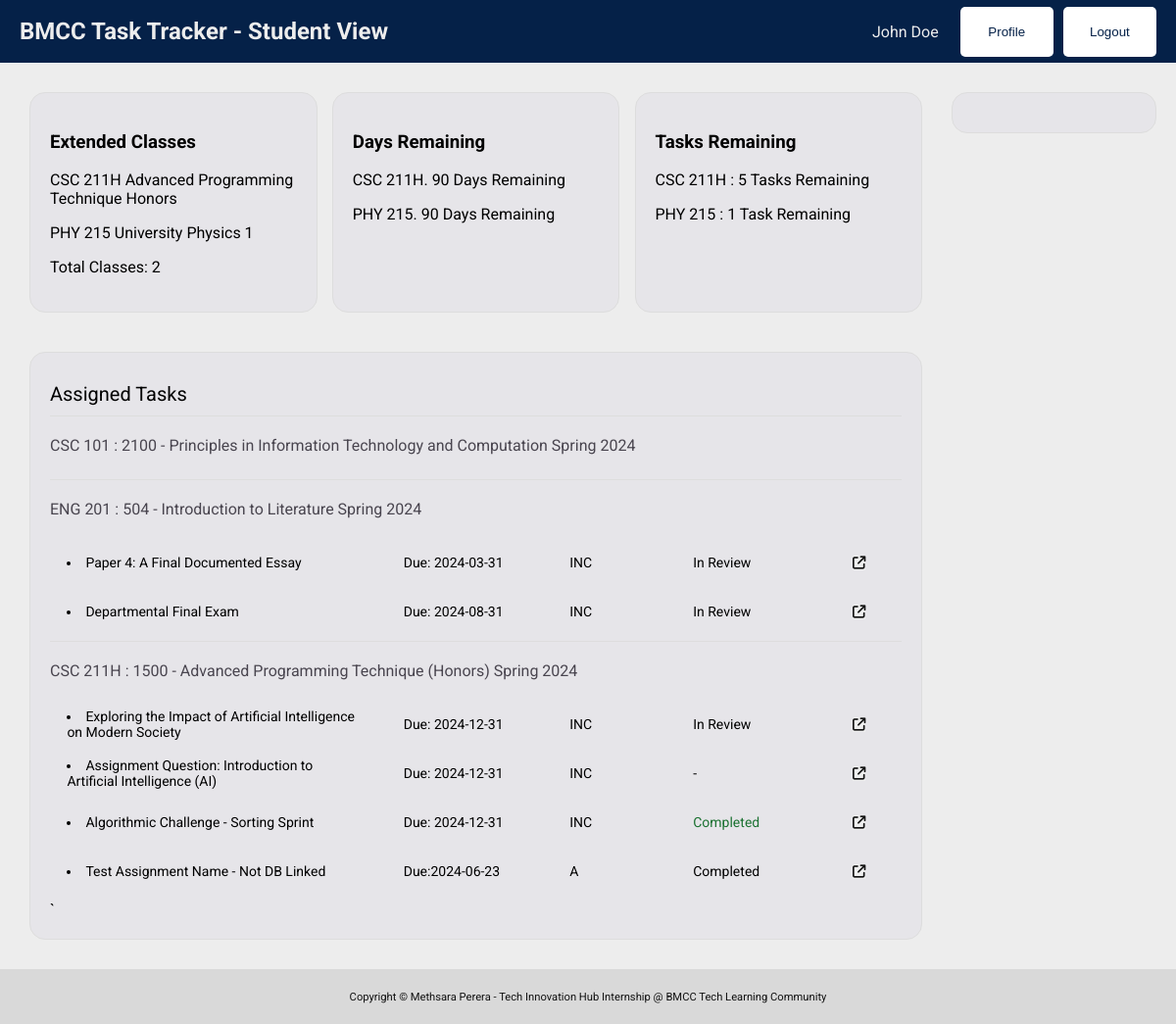
Screenshot of /portal/student/dashboard-old.php (signed in) with the database file from the repository.
### tables this page shows
CREATE TABLE `student` (
  `cunyid` int(8) NOT NULL,
  `fname` varchar(46) NOT NULL,
  `lname` varchar(46) NOT NULL,
  `email` varchar(62) NOT NULL,
  `password` varchar(100) NOT NULL
);

CREATE TABLE `class` (
  `classid` int(10) NOT NULL,
  `subject` varchar(5) NOT NULL,
  `unit` varchar(10) NOT NULL,
  `section` int(5) NOT NULL,
  `classname` varchar(256) NOT NULL,
  `semester_term` varchar(10) NOT NULL,
  `semester_year` year(4) NOT NULL
);

CREATE TABLE `student_assignment` (
  `student_id` int(81) NOT NULL,
  `assignment_id` int(255) NOT NULL,
  `last_day` date NOT NULL,
  `grade` varchar(5) NOT NULL DEFAULT '-',
  `status` varchar(16) NOT NULL DEFAULT 'enabled'
);

CREATE TABLE `assignment` (
  `assignment_id` int(255) NOT NULL,
  `assignment_name` varchar(256) NOT NULL,
  `instructor_id` int(8) NOT NULL,
  `content` mediumtext DEFAULT NULL
);

### portal/student/dashboard-old.php (the view, shortened to what this page needs)
<?php
require_once "../../config.php";
$uid = $_SESSION['uid'];
$q1 = mysqli_query($conn,"SELECT fname, lname FROM student WHERE cunyid='$uid';");
if(mysqli_num_rows($q1) > 0){
    $newq1 = mysqli_fetch_assoc($q1);
    $fname = $newq1['fname'];
    $lname = $newq1['lname'];
}
?>
<!DOCTYPE html>
<html lang="en">
<head>
<link rel="stylesheet" href="../styles.css">
</head>
<body>
<div class="navbar">
    <h2 class="navbar-title">BMCC Task Tracker - Student View</h2>
    <div class="navbar-buttons">
        <p><?php echo $fname," ",$lname,'&nbsp&nbsp&nbsp'?></p>
        <button class="navbar-button" onclick=window.location.href="profile.php">Profile</button>
        <button class="navbar-button" onclick=window.location.href="../../php/logout.php">Logout</button>
    </div>
</div>
<div class="container">
    <div class="left-panel">
        <div class="dashboard">
            <div class="card">
                <h3>Extended Classes</h3>
                <p>CSC 211H Advanced Programming Technique Honors</p>
                <p>PHY 215 University Physics 1</p>
                <p class="card-bottom-text">Total Classes: 2</p>
            </div>
            <div class="card">
                <h3>Days Remaining</h3>
                <p>CSC 211H. 90 Days Remaining</p>
                <p>PHY 215. 90 Days Remaining</p>
            </div>
            <div class="card">
                <h3>Tasks Remaining</h3>
                <p>CSC 211H : 5 Tasks Remaining</p>
                <p>PHY 215 : 1 Task Remaining</p>
            </div>
        </div>
        <div class="task-container">
            <div class="task-heading">Assigned Tasks</div>
            <?php
            $q2 = mysqli_query($conn,"SELECT classid, grade, last_day from student_class WHERE student_id='$uid';");
            if(mysqli_num_rows($q2) > 0){
                while($newq2 = $q2->fetch_assoc()) {
                    $classid = $newq2['classid'];
                    $q3 = mysqli_query($conn,"SELECT subject, unit, section, classname, semester_term, semester_year FROM class WHERE classid='$classid';");
                    if(mysqli_num_rows($q3)>0){
                        while($newq3 = $q3->fetch_assoc()){
                            $subject = $newq3['subject'];
                            $unit = $newq3['unit'];
                            $section = $newq3['section'];
                            $classname = $newq3['classname'];
                            $semester_term = $newq3['semester_term'];
                            $semester_year = $newq3['semester_year'];
                            echo '<div class="task-divider"></div>
                            <div class="task-subheading">
                                <div>'. $subject ." ". $unit ." : ". $section ." - ". $classname ." ". $semester_term ." ". $semester_year . '</div>
                            </div>';
                            $q4 = mysqli_query($conn,"SELECT assignment_id FROM class_assignment WHERE classid='$classid';");
                            if(mysqli_num_rows($q4)>0){
                                while($newq4 = $q4->fetch_assoc()){
                                    $assignment_id = $newq4['assignment_id'];
                                    $q5 = mysqli_query($conn,"SELECT assignment_id, last_day, grade, status FROM student_assignment WHERE assignment_id='$assignment_id' AND student_id='$uid';");
                                    if(mysqli_num_rows($q5)>0){
                                        while($newq5 = $q5->fetch_assoc()){
                                            $assignment_id_student = $newq5['assignment_id'];
                                            $assignment_last_day = $newq5['last_day'];
                                            $assignment_grade = $newq5['grade'];
                                            $assignment_status = $newq5['status'];
                                            $q6 = mysqli_query($conn,"SELECT assignment_name FROM assignment WHERE assignment_id='$assignment_id_student';");
                                            if(mysqli_num_rows($q6)>0){
                                                $newq6 = mysqli_fetch_assoc($q6);
                                                $assignment_name = $newq6['assignment_name'];
                                                echo '<div class="task-line">
                                                    <div class="div1"><li>'.$assignment_name.'</li></div>
                                                    <div class="div2">Due: '.$assignment_last_day.'</div>
                                                    <div class="div3">'.$assignment_grade.'</div>
                                                    <div class="div3 status '.$assignment_status.'">'.$assignment_status.'</div>
                                                    <div class="div4">
                                                        <button class="task-btn" onclick="window.location.href=\'view-assignment.php?class='.$classid.'&assignment='.$assignment_id_student.'\'">
                                                            <i class="fa-solid fa-arrow-up-right-from-square"></i>
                                                        </button>
                                                    </div>
                                                </div>';
                                            }
                                        }
                                    }
                                }
                            }
                        }
                    }
                }
            }
            ?>
            <div class="task-line">
                <div class="div1"><li>Test Assignment Name - Not DB Linked</li></div>
                <div class="div2">Due:2024-06-23</div>
                <div class="div3">A</div>
                <div class="div3">Completed</div>
                <div class="div4">
                    <button class="task-btn" onclick="window.location.href='view-assignment.php'">
                        <i class="fa-solid fa-arrow-up-right-from-square"></i>
                    </button>
                </div>
            </div>`
        </div>
    </div>
    <div class="right-panel-cal">
        <div class="menu">
        </div>
    </div>
    </div>
<div class="footer">
    <p class="footer-content">Copyright © Methsara Perera - Tech Innovation Hub Internship @ BMCC Tech Learning Community </p>
</div>
</body>
</html>

### portal/styles.css (style rules this page uses)
:root { --blue: #052148; --white-color: #ededed; --black-color: #131313; --button-color:#ffffff; --dashboard-purple:rgba(103, 80, 164, 0.05); --yellow-color:#ffa000; --dashboard-border-color: #ddd; --text-color-h2:#49454f; }
body, html { margin: 0; padding: 0; height: 100%; font-family: 'Roboto', 'sans-serif'; background: #fff; }
.navbar { width: 100%; background-color: var(--blue); color: var(--white-color); padding: 10px 20px; display: flex; align-items: center; justify-content: space-between; box-sizing: border-box; overflow-x: auto; height: 8%; overflow: hidden; }
.navbar-title { margin: 0; }
.navbar-buttons { display: flex; gap: 10px; max-width: 25%; flex: 1; }
.navbar-button { flex: 1; padding: 8px 15px; background-color: var(--button-color); border: none; color: var(--blue); border-radius: 5px; cursor: pointer; }
.container { display: flex; height: auto; }
.left-panel { width: 80%; background-color: var(--white-color); padding: 30px; }
.dashboard { display: flex; justify-content: space-between; }
.card { width: calc(33.33% - 10px); background-color: var(--dashboard-purple); border: 1px solid var(--dashboard-border-color); border-radius: 16px; padding: 20px; box-sizing: border-box; margin-bottom: 20px; position: relative; min-height: 200px; }
.task-container { margin-top: 20px; background-color: var(--dashboard-purple); border: 1px solid var(--dashboard-border-color); border-radius: 16px; padding: 20px; box-sizing: border-box; }
.task-heading { font-size: 20px; margin-bottom: 10px; margin-top: 10px; }
.task-divider { border-top: 1px solid var(--dashboard-border-color); margin-bottom: 10px; }
.task-subheading { display: flex; justify-content: space-between; font-size: 16px; color: var(--text-color-h2); margin-top: 20px; margin-bottom: 25px; }
.task-line { display: flex; justify-content: space-between; align-items: center; font-size: 14px; margin-bottom: 10px; width: 100%; height: 40px; }
.task-line div { text-align: left; top: auto; bottom: auto; }
.task-line .div1 { width: 35%; padding-left: 2%; }
.task-line .div2 { width: 15%; padding-left: 2%; }
.task-line .div3 { width: 10%; padding-left: 2%; }
.task-line .div4 { width: 10%; padding-left: 2%; text-align:center; }
.task-btn { flex: 1; padding: 0; border: none; color: var(--black-color); cursor: pointer; }
.status { width: 20%; text-align: center; }
.Completed { width: 100%; text-align: center; color: #1c7232; }
.menu { margin-top: 0; background-color: var(--dashboard-purple); border: 1px solid var(--dashboard-border-color); border-radius: 16px; padding: 20px; box-sizing: border-box; }
.footer { width: 100%; background-color: #d9d9d9; color: var(--black-color); font-size: 0.7em; text-align: center; padding: 10px 20px; display: flex; align-items: center; justify-content: center; box-sizing: border-box; bottom: 0; }
.right-panel-cal { width: 20%; min-width: 200px; background-color: var(--white-color); padding: 20px; padding-top: 30px; padding-left: 0px; box-sizing: border-box; overflow-x: auto; }

### rows the page displays
student: fname "John", lname "Doe"
class: subject "CSC", unit "101", section "2100", classname "Principles in Information Technology and Computation", semester_term "Spring", semester_year "2024"
class: subject "ENG", unit "201", section "504", classname "Introduction to Literature", semester_term "Spring", semester_year "2024"
student_assignment: assignment.assignment_name "Paper 4: A Final Documented Essay", last_day "2024-03-31", grade "INC", status "In Review"
student_assignment: assignment.assignment_name "Departmental Final Exam", last_day "2024-08-31", grade "INC", status "In Review"
class: subject "CSC", unit "211H", section "1500", classname "Advanced Programming Technique (Honors)", semester_term "Spring", semester_year "2024"
student_assignment: assignment.assignment_name "Exploring the Impact of Artificial Intelligence on Modern Society", last_day "2024-12-31", grade "INC", status "In Review"
student_assignment: assignment.assignment_name "Assignment Question: Introduction to Artificial Intelligence (AI)", last_day "2024-12-31", grade "INC", status "-"
student_assignment: assignment.assignment_name "Algorithmic Challenge - Sorting Sprint", last_day "2024-12-31", grade "INC", status "Completed"
